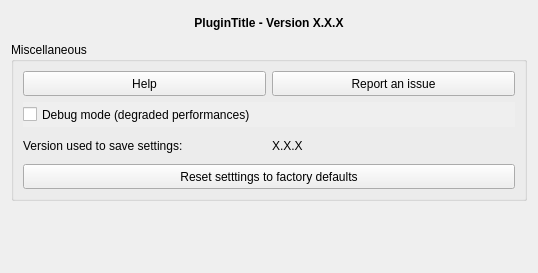
<?xml version="1.0" encoding="UTF-8"?>
<ui version="4.0">
    <class>wdg_gpf_remonter_le_temps_settings</class>
    <widget class="QWidget" name="wdg_gpf_remonter_le_temps_settings">
        <property name="geometry">
            <rect>
                <x>0</x>
                <y>0</y>
                <width>538</width>
                <height>273</height>
            </rect>
        </property>
        <property name="windowTitle">
            <string>GPF - Remonter Le Temps - Settings</string>
        </property>
        <property name="locale">
            <locale language="English" country="UnitedStates"/>
        </property>
        <layout class="QVBoxLayout" name="verticalLayout">
            <item>
                <widget class="QLabel" name="lbl_title">
                    <property name="minimumSize">
                        <size>
                            <width>0</width>
                            <height>25</height>
                        </size>
                    </property>
                    <property name="maximumSize">
                        <size>
                            <width>16777215</width>
                            <height>30</height>
                        </size>
                    </property>
                    <property name="font">
                        <font>
                            <weight>75</weight>
                            <bold>true</bold>
                        </font>
                    </property>
                    <property name="locale">
                        <locale language="English" country="UnitedStates"/>
                    </property>
                    <property name="text">
                        <string>&lt;html&gt;&lt;head/&gt;&lt;body&gt;&lt;p align=&quot;center&quot;&gt;&lt;span style=&quot; font-weight:600;&quot;&gt;PluginTitle - Version X.X.X&lt;/span&gt;&lt;/p&gt;&lt;/body&gt;&lt;/html&gt;</string>
                    </property>
                    <property name="scaledContents">
                        <bool>true</bool>
                    </property>
                    <property name="alignment">
                        <set>Qt::AlignCenter</set>
                    </property>
                    <property name="wordWrap">
                        <bool>true</bool>
                    </property>
                    <property name="openExternalLinks">
                        <bool>false</bool>
                    </property>
                    <property name="textInteractionFlags">
                        <set>Qt::TextSelectableByMouse</set>
                    </property>
                </widget>
            </item>
            <item>
                <widget class="QGroupBox" name="grp_misc">
                    <property name="minimumSize">
                        <size>
                            <width>0</width>
                            <height>100</height>
                        </size>
                    </property>
                    <property name="locale">
                        <locale language="English" country="UnitedStates"/>
                    </property>
                    <property name="title">
                        <string>Miscellaneous</string>
                    </property>
                    <property name="flat">
                        <bool>false</bool>
                    </property>
                    <layout class="QGridLayout" name="gridLayout">
                        <item row="2" column="1">
                            <widget class="QLabel" name="lbl_version_saved_value">
                                <property name="minimumSize">
                                    <size>
                                        <width>0</width>
                                        <height>25</height>
                                    </size>
                                </property>
                                <property name="maximumSize">
                                    <size>
                                        <width>16777215</width>
                                        <height>30</height>
                                    </size>
                                </property>
                                <property name="locale">
                                    <locale language="English" country="UnitedStates"/>
                                </property>
                                <property name="text">
                                    <string notr="true">X.X.X</string>
                                </property>
                                <property name="textInteractionFlags">
                                    <set>Qt::NoTextInteraction</set>
                                </property>
                            </widget>
                        </item>
                        <item row="0" column="1">
                            <widget class="QPushButton" name="btn_report">
                                <property name="minimumSize">
                                    <size>
                                        <width>200</width>
                                        <height>25</height>
                                    </size>
                                </property>
                                <property name="maximumSize">
                                    <size>
                                        <width>500</width>
                                        <height>30</height>
                                    </size>
                                </property>
                                <property name="locale">
                                    <locale language="English" country="UnitedStates"/>
                                </property>
                                <property name="text">
                                    <string>Report an issue</string>
                                </property>
                            </widget>
                        </item>
                        <item row="2" column="0">
                            <widget class="QLabel" name="lbl_version_saved">
                                <property name="minimumSize">
                                    <size>
                                        <width>0</width>
                                        <height>25</height>
                                    </size>
                                </property>
                                <property name="maximumSize">
                                    <size>
                                        <width>16777215</width>
                                        <height>30</height>
                                    </size>
                                </property>
                                <property name="locale">
                                    <locale language="English" country="UnitedStates"/>
                                </property>
                                <property name="text">
                                    <string>Version used to save settings:</string>
                                </property>
                            </widget>
                        </item>
                        <item row="0" column="0">
                            <widget class="QPushButton" name="btn_help">
                                <property name="minimumSize">
                                    <size>
                                        <width>200</width>
                                        <height>25</height>
                                    </size>
                                </property>
                                <property name="maximumSize">
                                    <size>
                                        <width>500</width>
                                        <height>30</height>
                                    </size>
                                </property>
                                <property name="locale">
                                    <locale language="English" country="UnitedStates"/>
                                </property>
                                <property name="text">
                                    <string>Help</string>
                                </property>
                            </widget>
                        </item>
                        <item row="3" column="0" colspan="2">
                            <widget class="QPushButton" name="btn_reset">
                                <property name="minimumSize">
                                    <size>
                                        <width>200</width>
                                        <height>25</height>
                                    </size>
                                </property>
                                <property name="maximumSize">
                                    <size>
                                        <width>16777215</width>
                                        <height>30</height>
                                    </size>
                                </property>
                                <property name="autoFillBackground">
                                    <bool>true</bool>
                                </property>
                                <property name="text">
                                    <string>Reset setttings to factory defaults</string>
                                </property>
                            </widget>
                        </item>
                        <item row="1" column="0" colspan="2">
                            <widget class="QCheckBox" name="opt_debug">
                                <property name="minimumSize">
                                    <size>
                                        <width>0</width>
                                        <height>25</height>
                                    </size>
                                </property>
                                <property name="maximumSize">
                                    <size>
                                        <width>16777215</width>
                                        <height>30</height>
                                    </size>
                                </property>
                                <property name="toolTip">
                                    <string>Enable debug mode.</string>
                                </property>
                                <property name="autoFillBackground">
                                    <bool>true</bool>
                                </property>
                                <property name="locale">
                                    <locale language="English" country="UnitedStates"/>
                                </property>
                                <property name="text">
                                    <string>Debug mode (degraded performances)</string>
                                </property>
                                <property name="tristate">
                                    <bool>false</bool>
                                </property>
                            </widget>
                        </item>
                    </layout>
                </widget>
            </item>
            <item>
                <spacer name="verticalSpacer">
                    <property name="orientation">
                        <enum>Qt::Vertical</enum>
                    </property>
                    <property name="sizeHint" stdset="0">
                        <size>
                            <width>20</width>
                            <height>56</height>
                        </size>
                    </property>
                </spacer>
            </item>
        </layout>
    </widget>
    <resources/>
    <connections/>
</ui>
